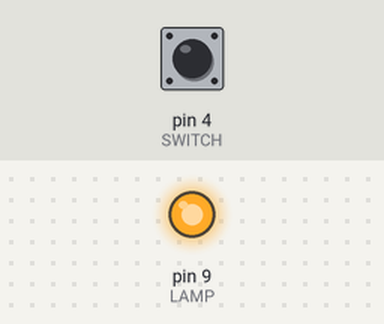
Bench run of a sketch on a simulated Arduino Uno, built with avr-gcc and run on an emulated ATmega328P. On the bench: output pins drawn as LEDs (lit = HIGH). Dashed ring = blinking. The test bench sets the inputs (shaded band); at power-on: pin 4 (SWITCH) HIGH.

Above: at 0.6 s.
At 1.2 s:
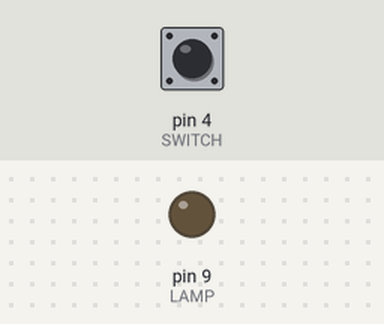
1.3 s: pin 4 (SWITCH) pulled LOW for 3.2 s
At 5.3 s:
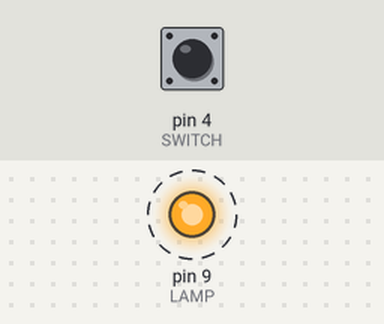
Timing chart, 0 to 12.4 s (numbered marks = the images above; inputs shaded):
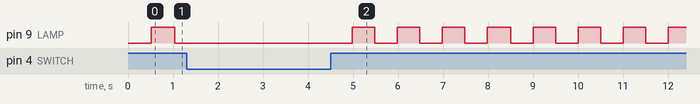

The sketch:

blinker.ino
```cpp
// A lamp that blinks while a switch is on: half a second lit, half a second dark.
const int SWITCH = 4;
const int LAMP = 9;
int lit = 0;
unsigned long changed = 0;

void setup() {
  pinMode(SWITCH, INPUT);
  pinMode(LAMP, OUTPUT);
  digitalWrite(LAMP, LOW);
}

void loop() {
  if (digitalRead(SWITCH) == LOW) {
    if (lit) {
      lit = 0;
      digitalWrite(LAMP, LOW);
    }
    changed = millis();
  } else if (millis() - changed >= 500) {
    lit = !lit;
    digitalWrite(LAMP, lit);
    changed = millis();
  }
  delay(20);
}
```
